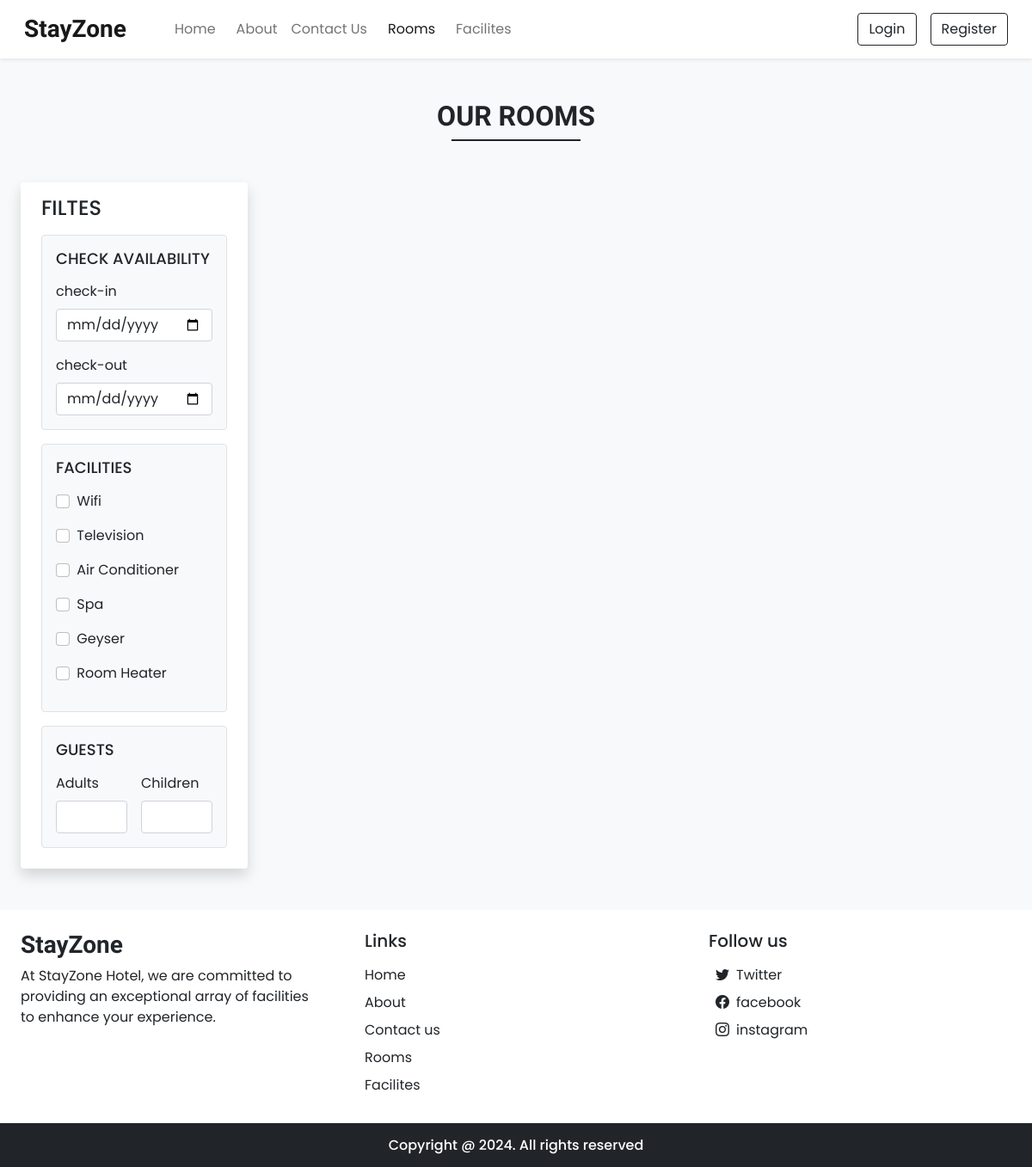
The page /rooms.php on the database its author committed.
### tables this page shows
CREATE TABLE `settings` (
  `sr_no` int(11) NOT NULL,
  `site_title` varchar(50) NOT NULL,
  `site_about` varchar(250) NOT NULL,
  `shutdown` tinyint(1) NOT NULL
);

CREATE TABLE `facilities` (
  `id` int(11) NOT NULL,
  `icon` varchar(100) NOT NULL,
  `name` varchar(50) NOT NULL,
  `description` varchar(250) NOT NULL
);

### admin/inc/db_config.php (called while the page is built, shortened)
<?php
function selectAll($table)
{
    $con = $GLOBALS['con'];
    $res = mysqli_query($con, "SELECT * FROM $table");
    return $res;
}
function select($sql, $value, $datatype)
{
    $con = $GLOBALS['con'];
    if ($stmt = mysqli_prepare($con, $sql)) {
        mysqli_stmt_bind_param($stmt, $datatype, ...$value);
        if (mysqli_stmt_execute($stmt)) {
            $res = mysqli_stmt_get_result($stmt);
            return $res;
        } else {
            mysqli_stmt_close($stmt);
            die("Query cannot be executed - Select");
        }
    } else {
        die("Query cannot be prepared - Select");
    }
}
?>

### rooms.php (the view, shortened to what this page needs)
<!DOCTYPE html>
<html lang="en">
<head>
  <?php require('inc/links.php'); ?>
</head>
<body class="bg-light">
  <?php require('inc/header.php');
   $checkin_default="";
   $checkout_default="";
  $adult_default="";
  $children_default="";
  ?>
  <div class="my-5 px-4">
    <h2 class="fw-bold h-font text-center">OUR ROOMS</h2>
    <div class="h-line bg-dark"></div>
  </div>
  <div class="container-fluid">
    <div class="row">
      <div class="col-lg-3  col-mb-12  mb-lg-0 mb-4 ps-4">
        <nav class="navbar navbar-expand-lg navbar-light bg-white rounded shadow">
          <div class="container-fluid flex-lg-column align-items-stretch">
            <h4 class="mt-2">FILTES</h4>
            <div class="collapse navbar-collapse flex-column align-items-stretch mt-2" id="filterDropdown">
              <div class="border bg-light p-3 rounded mb-3">
                <h5 class="d-flex align-items-center justify-content-between mb-3" style="font-size: 18px;">
                  <span>CHECK AVAILABILITY</span>
                </h5>
                <label class="form-label">check-in</label>
                <input type="date" class="form-control shadow-none mb-3" value="<?php  echo $checkin_default ?>" id="checkin" onchange="chk_avail_filter()">
                <label class="form-label">check-out</label>
                <input type="date" class="form-control shadow-none" value="<?php  echo $checkout_default ?>" id="checkout" onchange="chk_avail_filter()">
              </div>
              <div class=" border bg-light p-3 rounded mb-3">
                <h5 class="d-flex align-items-center justify-content-between mb-3" style="font-size: 18px;">
                  <span>FACILITIES</span>
                </h5>
                <?php
                $facilities_q = selectAll('facilities');
                while($row = mysqli_fetch_assoc($facilities_q)){
                  echo<<<facilities
                    <div class="mb-2">
                  <input type="checkbox" onclick="fetch_rooms()" name="facilities"  value="$row[id]" class="form-check-input shadow-none me-1" id="$row[id]" >
                  <label class="form-label" for="$row[id]">$row[name]</label>
                    </div>
                  facilities;
                }
                ?>
               </div>
              <div class="border bg-light p-3 rounded mb-3">
                <h5 class="d-flex align-items-center justify-content-between mb-3" style="font-size: 18px;">
                  <span>GUESTS</span>
                </h5>
                <div class="d-flex">
                  <div class="me-3">
                    <label class="form-label">Adults</label>
                    <input type="number" min="1" id="adults" value="<?php  echo $adult_default ?>" oninput="guests_filter()" class="form-control shadow-none">
                  </div>
                  <div>
                    <label class="form-label">Children</label>
                    <input type="number"  min="1" id="children"  value="<?php  echo $children_default ?>"oninput="guests_filter()" class="form-control shadow-none">
                  </div>
                </div>
              </div>
            </div>
          </div>
        </nav>
      </div>
      <div class="col-lg-9 col-md-12 px-4" id="rooms-data">
      </div>
    </div>
  </div>
  <?php require('inc/footer.php'); ?>
</body>
</html>

### inc/header.php (shortened to what this page needs)
<nav id="nav-bar" class="navbar navbar-expand-lg navbar-light bg-white px-lg-3 py-lg-2 shadow-sm sticky-top">
    <div class="container-fluid">
        <a class="navbar-brand me-5 fw-bold fs-3 h-font" href="index.php"> <?php echo $settings_r['site_title'] ?> </a>
        <div class="collapse navbar-collapse" id="navbarSupportedContent">
            <ul class="navbar-nav me-auto mb-2 mb-lg-0">
                <li class="nav-item">
                    <a class="nav-link  me-2" href="index.php">Home</a>
                </li>
                <li class="nav-item">
                    <a class="nav-link" href="about.php">About</a>
                </li>
                <li class="nav-item">
                    <a class="nav-link me-2" href="contact.php">Contact Us</a>
                </li>
                <li class="nav-item">
                    <a class="nav-link me-2" href="rooms.php">Rooms</a>
                </li>
                <li class="nav-item">
                    <a class="nav-link me-2" href="facilites.php">Facilites</a>
                </li>
            </ul>
            <div class="d-flex">
                <?php
                    if(isset($_SESSION['login']) && $_SESSION['login'] == true){
                       $path = USERS_IMG_PATH;
                        echo<<<data
                        <div class="btn-group">
                                <button type="button" class="btn btn-outline-dark shadow-none dropdown-toggle" data-bs-toggle="dropdown" data-bs-display="static" aria-expanded="false">
                                <img src="$path$_SESSION[uPic]"  style="width: 25px; height : 25px;" class="me-1">
                                $_SESSION[uName]
                                </button>
                                <ul class="dropdown-menu dropdown-menu-lg-end">
                                    <li><a class="dropdown-item" href="profile.php">Profile</a></li>
                                    <li><a class="dropdown-item" href="bookings.php">Bookings</a></li>
                                    <li><a class="dropdown-item" href="logout.php">Logout</a></li>
                                </ul>
                                </div>
                        data;
                    }
                    else{
                        echo<<<data
                        <button type="button" class="btn btn-outline-dark shadow-none me-lg-3 me-2" data-bs-toggle="modal" data-bs-target="#loginModal">
                            Login
                        </button>
                        <button type="button" class="btn btn-outline-dark shadow-none " data-bs-toggle="modal" data-bs-target="#registerModal">
                            Register
                        </button>
                        data;
                    }
                ?>
            </div>
        </div>
    </div>
</nav>

### inc/footer.php (shortened to what this page needs)
<div class="container-fluid bg-white mt-5">
  <div class="row">
    <div class="col-lg-4 p-4">
      <h3 class="h-font fw-bold fs-3 mb-2"> <?php echo $settings_r['site_title'] ?></h3>
      <p>
        <?php echo $settings_r['site_about'] ?>
      </p>
    </div>
    <div class="col-lg-4 p-4">
      <h5 class="mb-3"> Links</h5>
      <a href="index.php" class="d-inline-block mb-2 text-dark text-decoration-none">Home</a><br>
      <a href="about.php" class="d-inline-block mb-2 text-dark text-decoration-none">About </a><br>
      <a href="contact.php" class="d-inline-block mb-2 text-dark text-decoration-none">Contact us</a><br>
      <a href="rooms.php" class="d-inline-block mb-2 text-dark text-decoration-none">Rooms</a><br>
      <a href="facilites.php" class="d-inline-block mb-2 text-dark text-decoration-none">Facilites</a><br>
    </div>
    <div class="col-lg-4 p-4">
      <h5 class="mb-3">
        Follow us
      </h5>
      <?php
      if ($contact_r['tw'] != '') {
        echo <<<data
                <a href="$contact_r[tw]" class="d-inline-block mb-2 text-dark text-decoration-none">
                 <i class="bi bi-twitter mb-2 p-2" ></i>Twitter
                 </a><br>
        data;
      }
      ?>
      <a href="<?php echo $contact_r['fb'] ?>" class="d-inline-block mb-2 text-dark text-decoration-none "> <i class="bi bi-facebook mb-2 p-2"></i>facebook</a><br>
      <a href="<?php echo $contact_r['insta'] ?>" class="d-inline-block mb-2 text-dark text-decoration-none "> <i class="bi bi-instagram mb-2 p-2 "></i>instagram</a><br>
    </div>
  </div>
</div>
<h6 class="text-center bg-dark text-white p-3 m-0">Copyright @ 2024. All rights reserved
</h6>

### css/common.css (style rules this page uses)
:root { --teal: #7fffd4; --teal_hover: #279e8c; }
* { font-family: 'Poppins', sans-serif; }
.h-font { font-family: 'Merienda', cursive; }
input[type=number] { -moz-appearance: textfield; }
.h-line { width: 150px; margin: 0 auto; height: 1.7px; }

### rows shown on the page
settings: site_title "StayZone", site_about "At StayZone Hotel, we are committed to providing an exceptional array of facilities to enhance your experience."
facilities: name "Wifi"
facilities: name "Television"
facilities: name "Air Conditioner"
facilities: name "Spa"
facilities: name "Geyser"
facilities: name "Room Heater"
